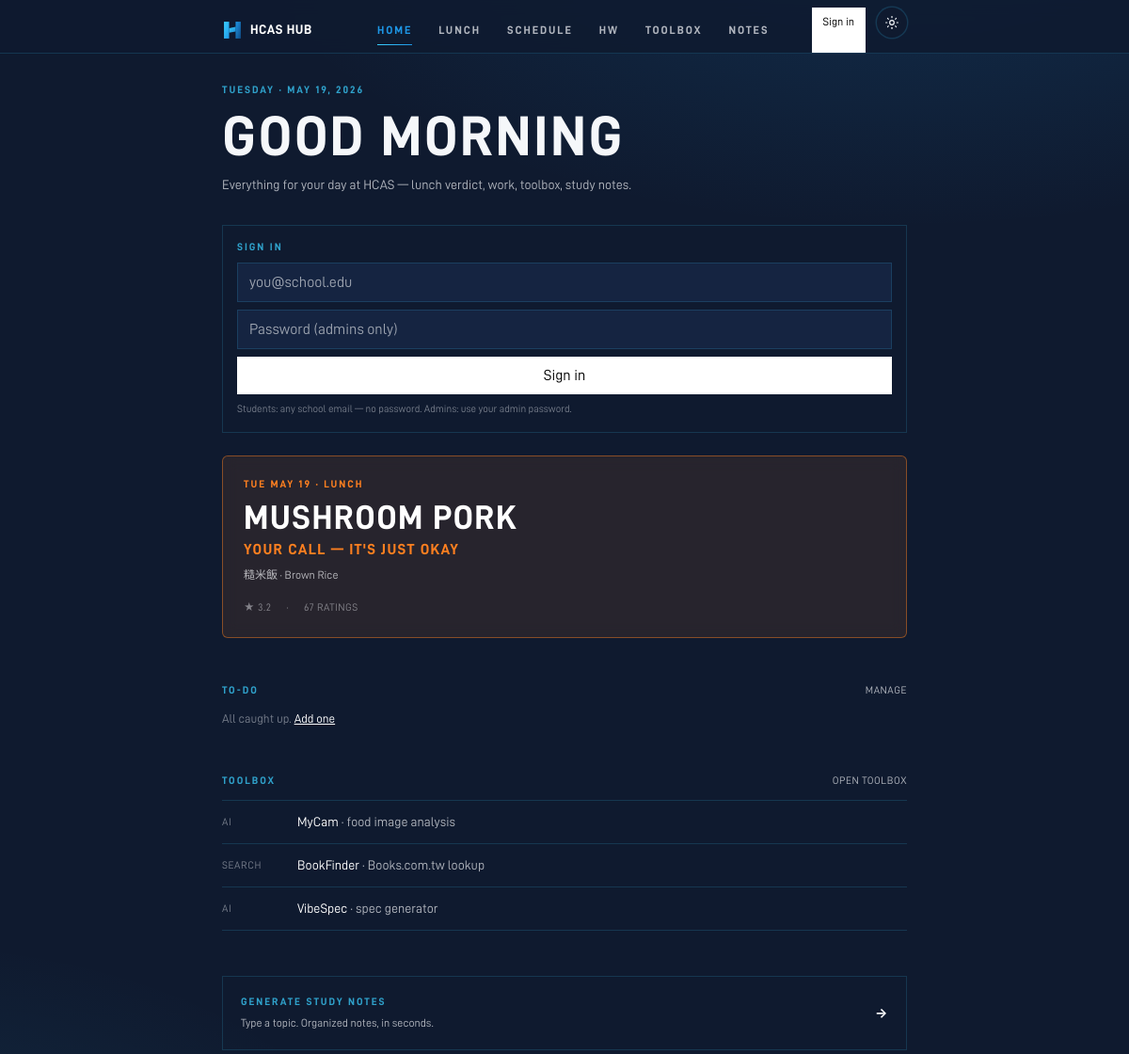
Before: / with the older database file.
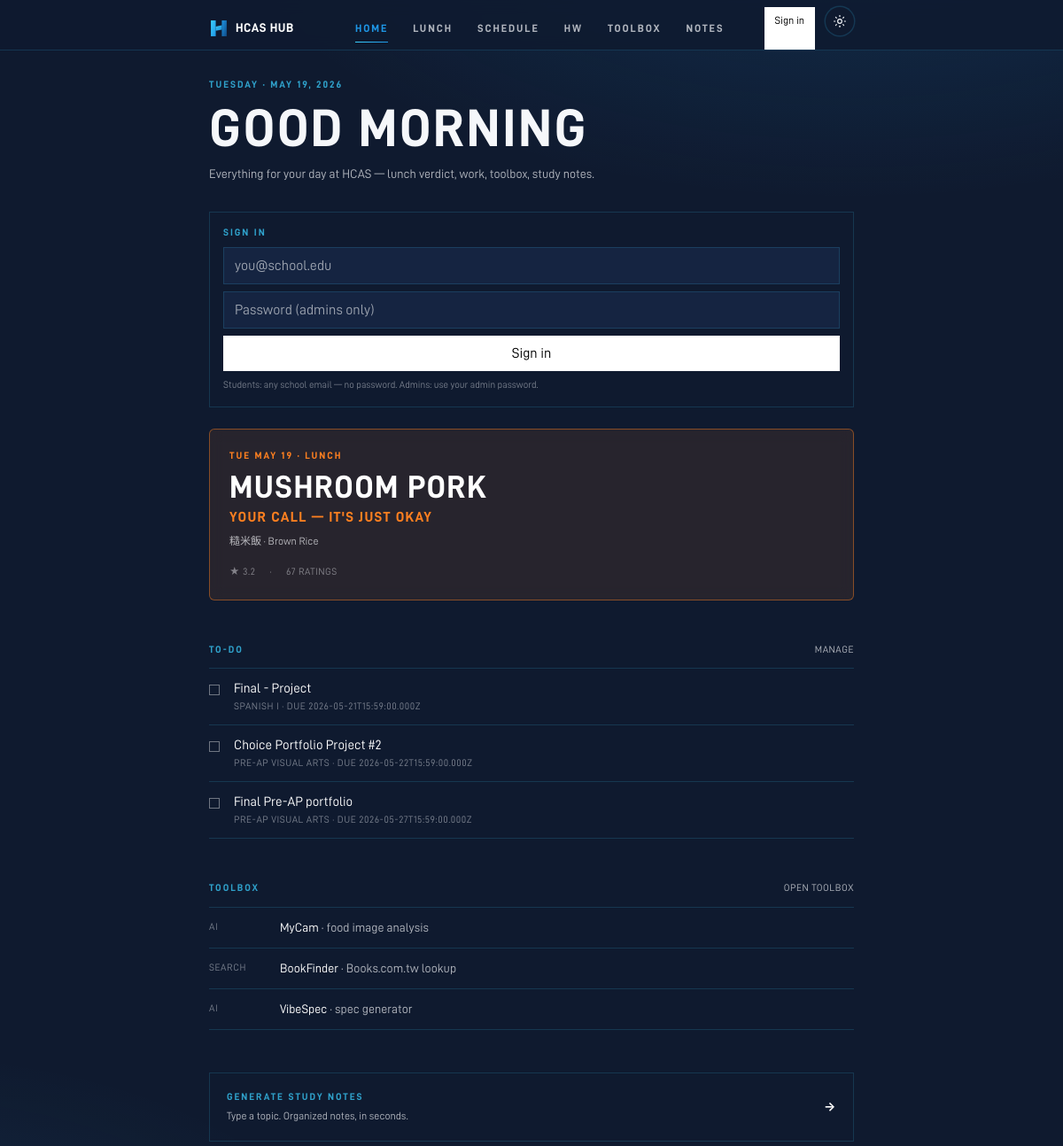
After: the same page with the newer database file.
### tables this page shows
CREATE TABLE assignments (
            id INTEGER PRIMARY KEY AUTOINCREMENT,
            title TEXT NOT NULL,
            subject TEXT,
            due_at TEXT,
            done INTEGER NOT NULL DEFAULT 0,
            priority INTEGER DEFAULT 99,
            created_at TEXT NOT NULL DEFAULT (datetime('now'))
        , source TEXT DEFAULT 'manual', external_id TEXT, updated_at TEXT, user_id TEXT);

### main.py (the view)
@app.get("/", response_class=HTMLResponse)
def today(request: Request):
    user = auth.current_user(request)
    streak_info = None
    if user:
        streak_info = streak_svc.heartbeat(user["id"], source="web")
    menus = SEED["lunch_menus"]
    day = seed.closest_menu_date(menus)
    menu = menus[day]
    avg, n, _ = _blended_rating(menu, day)
    v = verdict_for(avg, n)
    uid = user["id"] if user else None
    assignments = [a for a in db.list_assignments(uid) if not a["done"]][:4]
    todays_meetings = []
    total_unread = 0
    for team in SEED["teams"]:
        m = team.get("today_meeting")
        if m and seed.is_today(m.get("starts_at")):
            todays_meetings.append({**m, "team": team["name"], "team_url": team["url"]})
        total_unread += team.get("unread", 0)
    todays_meetings.sort(key=lambda m: m["starts_at"])
    return render(
        request,
        "today.html",
        active="today",
        day=day,
        day_label=seed.display_date(day),
        menu=menu,
        verdict=v,
        avg=avg,
        rating_count=n,
        assignments=assignments,
        meetings=todays_meetings,
        unread_total=total_unread,
        now=datetime.now(),
        streak_info=streak_info,
        announcements=db.list_active_announcements(),
    )

### templates/today.html (shortened to what the changed rows need)
{% extends "base.html" %}
{% block content %}
<div class="pt-2 pb-8">
  <h1 class="display text-[44px] sm:text-[60px]">
    Good {% if now.hour < 12 %}morning{% elif now.hour < 18 %}afternoon{% else %}evening{% endif %}
  </h1>
</div>
{% set tone = {
  'EAT_LUNCH':  {'bg': 'rgba(110,204,113,0.10)', 'fg': '#6ECC71', 'rule': 'rgba(110,204,113,0.45)'},
  'YOUR_CALL':  {'bg': 'rgba(255,128,32,0.10)',  'fg': '#FF8020', 'rule': 'rgba(255,128,32,0.45)'},
  'ORDER_UBER': {'bg': 'rgba(255,64,64,0.10)',   'fg': '#FF4040', 'rule': 'rgba(255,64,64,0.45)'},
}[verdict.label] %}
<section class="mt-12">
  <div class="flex items-end justify-between mb-3">
    <h2 class="eyebrow">To-do</h2>
    <a href="/assignments" class="text-[11px] uppercase tracking-wider text-ink-soft hover:text-white">Manage</a>
  </div>
  {% if assignments %}
    <ul class="border-t border-line">
    {% for a in assignments %}
      <li class="border-b border-line py-3 flex items-start gap-4">
        <span class="mt-1.5 w-3 h-3 border border-white/40 shrink-0"></span>
        <div class="min-w-0 flex-1">
          <div class="text-[15px] text-white truncate">{{ a.title }}</div>
          <div class="text-[11px] text-ink-mute uppercase tracking-wider">
            {% if a.subject %}{{ a.subject }}{% endif %}{% if a.due_at %} · due {{ a.due_at }}{% endif %}
          </div>
        </div>
      </li>
    {% endfor %}
    </ul>
  {% else %}
    <p class="text-[13px] text-ink-mute">All caught up. <a class="text-white underline" href="/assignments">Add one</a></p>
  {% endif %}
</section>
<section class="mt-12">
  <div class="flex items-end justify-between mb-3">
    <h2 class="eyebrow">Toolbox</h2>
  </div>
</section>
{% endblock %}

Changed rows visible on the page:
added assignments: title "Final - Project", subject "SPANISH I", due_at "2026-05-21T15:59:00.000Z"
added assignments: title "Choice Portfolio Project #2", subject "PRE-AP VISUAL ARTS", due_at "2026-05-22T15:59:00.000Z"
added assignments: title "Final Pre-AP portfolio", subject "PRE-AP VISUAL ARTS", due_at "2026-05-27T15:59:00.000Z"
Other visible differences:
text no longer shown: "All caught up. Add one"
